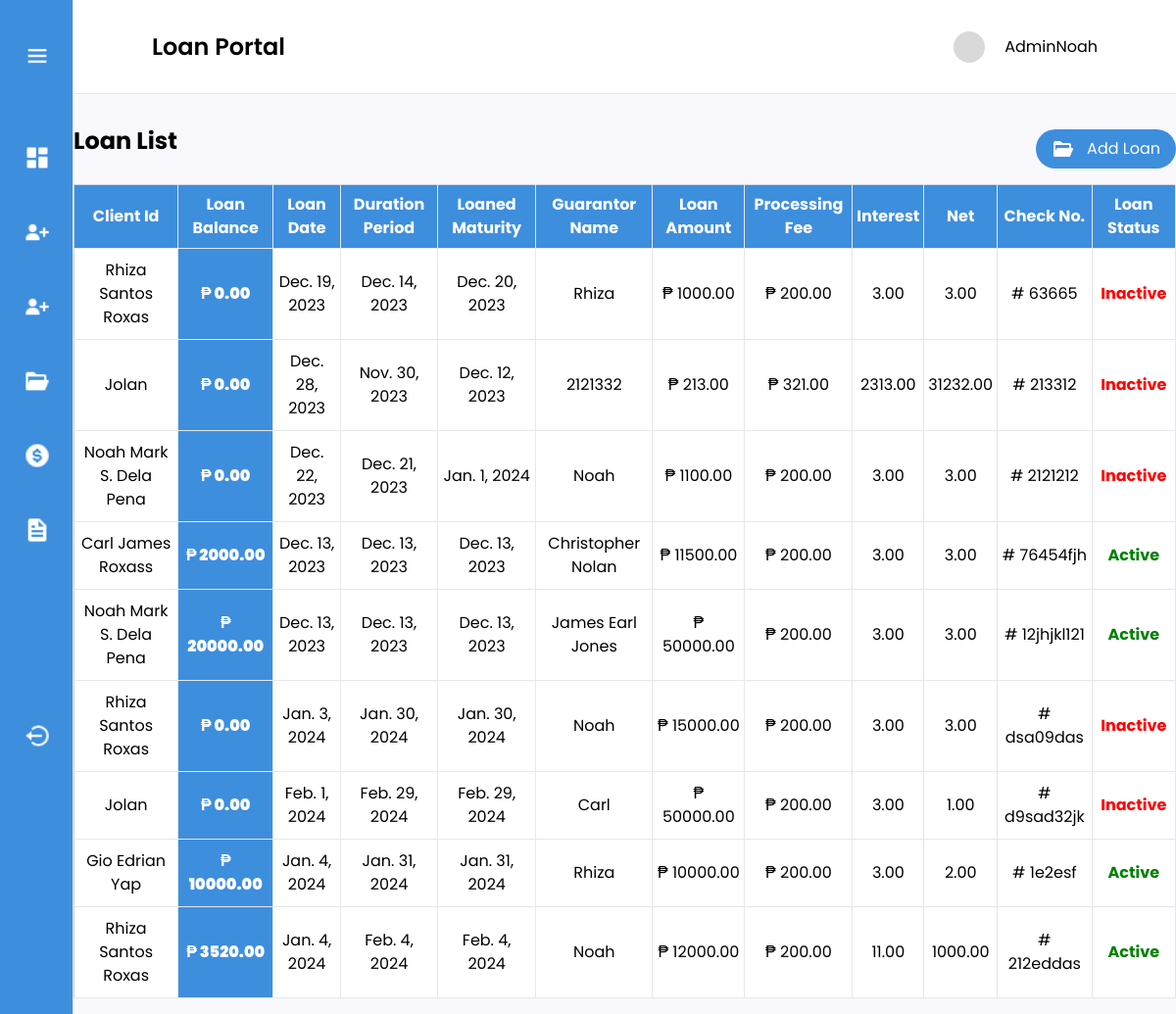
The app's page /adminUser/loanList/ (signed in) with its own data.
### loanmanagement/models.py (models this page shows, shortened)
class Loan(models.Model):
    client_id = models.ForeignKey(Person, on_delete=models.CASCADE)
    loan_date = models.DateField()
    duration_period = models.DateField()
    interest_rate = models.DecimalField(max_digits=10, decimal_places=2)
    loan_amount = models.DecimalField(max_digits=100, decimal_places=2)
    loan_maturity = models.DateField()
    guarantor = models.CharField(max_length=250)
    processing_fee = models.DecimalField(max_digits=10, decimal_places=2)
    loan_balance = models.DecimalField(max_digits=10, decimal_places=2, null=True)
    net = models.DecimalField(max_digits=10, decimal_places=2)
    checking_no = models.CharField(max_length=250, null=False, blank=False)
    has_active_loan = models.BooleanField(default=True)

class Person(models.Model):
    name = models.CharField(max_length=250, null=False, blank=False)
    address = models.CharField(max_length=250, null=False, blank=False)
    picture = models.ImageField(upload_to='images/', null=True, blank=True)
    document = models.FileField(upload_to='documents/', null=True, blank=True)
    created_at = models.DateTimeField(auto_now_add=True)
    email = models.EmailField(max_length=254, null=True, blank=True)
    password = models.CharField(max_length=254, null=True, blank=True)
    def __str__(self):
        return self.name

### loanmanagement/views.py (the view)
# urls.py: path('loanList/', views.loan_list, name='loan_list'),
def loan_list(request):
    user = request.user
    if not user.is_authenticated:
        return redirect("adminLogin")
    loans = Loan.objects.all()
    paginated = Paginator(loans, 10)
    page_number = request.GET.get("page")
    page = paginated.get_page(page_number)
    if request.method == "POST":
        form = LoanForm(request.POST)
        if form.is_valid():
            loan = form.save(commit=False)
            if loan.loan_balance == 0:
                loan.has_active_loan = False
            loan.save()
    else:
        form = LoanForm()
    return render(
        request,
        "loanPortal.html",
        {"loans": page, "form": form, "paginator": paginated},
    )

### loanmanagement/templates/loanPortal.html (shortened to what this page needs)
{% extends 'layout.html' %}
{% block content %}
   <div>
       <div class="flex justify-between bg-white h-24 items-center px-6 md:px-20 py-auto border-b">
            <h2 class="text-xl md:text-2xl font-semibold">Loan Portal</h2>
           <div class="flex gap-2 md:gap-5 justify-center items-center">
               {% load static %}
               <img src="{% static 'images/svg/skeleton.svg' %}" class="w-6 h-6 md:w-8 h-8">
               <p class="hidden md:block">{{ user.username }}</p>
           </div>
       </div>
                    {% load widget_tweaks %}
       <div class="mx-3 md:mx-auto max-w-[1340px] mt-8">
           <div class="flex justify-between items-center mb-3">
                <h1 class="md:text-2xl text-xl font-bold mb-4">Loan List</h1>
                <button type="submit" id="openModalBtn" class=" text-[12px] md:text-[16px] flex items-center justify-center gap-3 bg-[#3E8EDE] text-white py-1 md:py-2 px-4 rounded-[50px]">
                    <img/>Add Loan</button>
            </div>
           <table class="min-w-full bg-white border border-gray-300">
            <thead>
                <tr class="bg-[#3E8EDE] text-white">
                    <th class="py-2 px-1 border-b border-r">Client Id</th>
                    <th class="py-2 px-1 border-b border-r">Loan Balance</th>
                    <th class="py-2 px-1 border-b border-r">Loan Date</th>
                    <th class="py-2 px-1 border-b border-r">Duration Period</th>
                    <th class="py-2 px-1 border-b border-r">Loaned Maturity</th>
                    <th class="py-2 px-1 border-b border-r">Guarantor Name</th>
                    <th class="py-2 px-1 border-b border-r">Loan Amount</th>
                    <th class="py-2 px-1 border-b border-r">Processing Fee</th>
                    <th class="py-2 px-1 border-b border-r">Interest</th>
                    <th class="py-2 px-1 border-b border-r">Net</th>
                    <th class="py-2 px-1 border-b border-r">Check No.</th>
                    <th class="py-2 px-1 border-b border-r">Loan Status</th>
                </tr>
            </thead>
            <tbody>
                {% for loan in loans %}
                    <tr class="text-center">
                        <td class="py-2 px-1 border-b border-r py-2.5">{{ loan.client_id }}</td>
                        <td class="py-2 px-1 border-b border-r py-2.5 font-black bg-[#3E8EDE] text-white">₱ {{ loan.loan_balance }}</td>
                        <td class="py-2 px-1 border-b border-r py-2.5">{{ loan.loan_date }}</td>
                        <td class="py-2 px-1 border-b border-r py-2.5">{{ loan.duration_period }}</td>
                        <td class="py-2 px-1 border-b border-r py-2.5">{{ loan.loan_maturity }}</td>
                        <td class="py-2 px-1 border-b border-r py-2.5">{{ loan.guarantor }}</td>
                        <td class="py-2 px-1 border-b border-r py-2.5">₱ {{ loan.loan_amount }}</td>
                        <td class="py-2 px-1 border-b border-r py-2.5">₱ {{ loan.processing_fee }}</td>
                        <td class="py-2 px-1 border-b border-r py-2.5">{{ loan.interest_rate }}</td>
                        <td class="py-2 px-1 border-b border-r py-2.5">{{ loan.net }}</td>
                        <td class="py-2 px-1 border-b border-r py-2.5"># {{ loan.checking_no }}</td>
                        <td class="py-2 px-1 border-b border-r py-2.5">
                            {% if loan.has_active_loan %}
                                <div class="text-[#008000] font-bold">Active</div>
                            {% else %}
                                <div class="text-[#FF0000] font-bold">Inactive</div>
                            {% endif %}
                        </td>
                    </tr>
                {% endfor %}
            </tbody>
        </table>
       </div>
   </div>
{% endblock %}

### loanmanagement/templates/layout.html (style rules this page uses)
body { font-family: 'Poppins', sans-serif; }

### records on screen
Loan: client_id "Rhiza Santos Roxas", loan_balance "0.00", loan_date "Dec. 19, 2023", duration_period "Dec. 14, 2023", loan_maturity "Dec. 20, 2023", guarantor "Rhiza", loan_amount "1000.00", processing_fee "200.00", interest_rate "3.00", net "3.00", checking_no "63665", has_active_loan "Inactive"
Loan: client_id "Jolan", loan_balance "0.00", loan_date "Dec. 28, 2023", duration_period "Nov. 30, 2023", loan_maturity "Dec. 12, 2023", guarantor "2121332", loan_amount "213.00", processing_fee "321.00", interest_rate "2313.00", net "31232.00", checking_no "213312", has_active_loan "Inactive"
Loan: client_id "Noah Mark S. Dela Pena", loan_balance "0.00", loan_date "Dec. 22, 2023", duration_period "Dec. 21, 2023", loan_maturity "Jan. 1, 2024", guarantor "Noah", loan_amount "1100.00", processing_fee "200.00", interest_rate "3.00", net "3.00", checking_no "2121212", has_active_loan "Inactive"
Loan: client_id "Carl James Roxass", loan_balance "2000.00", loan_date "Dec. 13, 2023", duration_period "Dec. 13, 2023", loan_maturity "Dec. 13, 2023", guarantor "Christopher Nolan", loan_amount "11500.00", processing_fee "200.00", interest_rate "3.00", net "3.00", checking_no "76454fjh", has_active_loan "Active"
Loan: client_id "Noah Mark S. Dela Pena", loan_balance "20000.00", loan_date "Dec. 13, 2023", duration_period "Dec. 13, 2023", loan_maturity "Dec. 13, 2023", guarantor "James Earl Jones", loan_amount "50000.00", processing_fee "200.00", interest_rate "3.00", net "3.00", checking_no "12jhjkl121", has_active_loan "Active"
Loan: client_id "Rhiza Santos Roxas", loan_balance "0.00", loan_date "Jan. 3, 2024", duration_period "Jan. 30, 2024", loan_maturity "Jan. 30, 2024", guarantor "Noah", loan_amount "15000.00", processing_fee "200.00", interest_rate "3.00", net "3.00", checking_no "dsa09das", has_active_loan "Inactive"
Loan: client_id "Jolan", loan_balance "0.00", loan_date "Feb. 1, 2024", duration_period "Feb. 29, 2024", loan_maturity "Feb. 29, 2024", guarantor "Carl", loan_amount "50000.00", processing_fee "200.00", interest_rate "3.00", net "1.00", checking_no "d9sad32jk", has_active_loan "Inactive"
Loan: client_id "Gio Edrian Yap", loan_balance "10000.00", loan_date "Jan. 4, 2024", duration_period "Jan. 31, 2024", loan_maturity "Jan. 31, 2024", guarantor "Rhiza", loan_amount "10000.00", processing_fee "200.00", interest_rate "3.00", net "2.00", checking_no "1e2esf", has_active_loan "Active"
Loan: client_id "Rhiza Santos Roxas", loan_balance "3520.00", loan_date "Jan. 4, 2024", duration_period "Feb. 4, 2024", loan_maturity "Feb. 4, 2024", guarantor "Noah", loan_amount "12000.00", processing_fee "200.00", interest_rate "11.00", net "1000.00", checking_no "212eddas", has_active_loan "Active"

### other values on screen
{{ user.username }} "AdminNoah"
